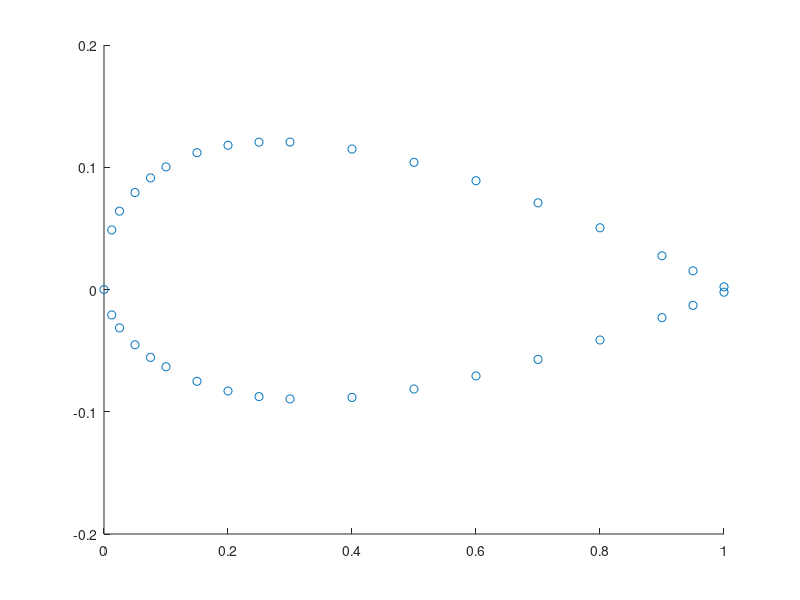
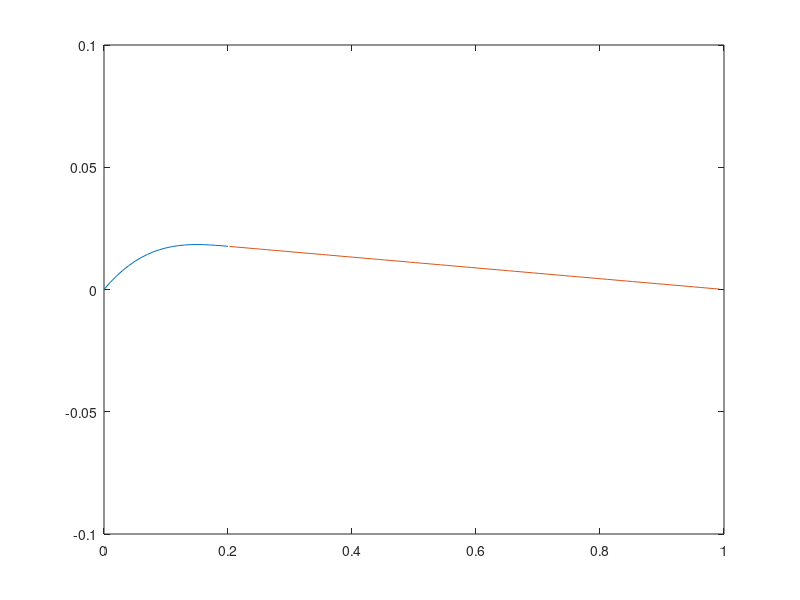

Here is the MATLAB script that generated these plots, in order:
%%根据dat文件画出翼型
x = [1,0.95,0.9,0.8,0.7,0.6,...
    0.5,0.4,0.3,0.25,0.2,...
    0.15,0.1,0.075,0.05,0.025,0.0125,0,...
    0.0125,0.025,0.05,0.075,0.1,0.15,0.2,0.25,0.3,0.4,0.5,0.6,...
    0.7,0.8,0.9,0.95,1.0];
y = [0.0022,0.0153,0.0276,0.0505,0.0709,0.0890,0.1040,0.1149,...
    0.1206,0.1205,0.1180,0.1119,0.1003,0.0913,0.0793,0.0641,...
    0.0487,0,-0.0208,-0.0314,-0.0452,-0.0555,-0.0632,-0.0751,...
    -0.0830,-0.0876,-0.0895,-0.0883,-0.0814,-0.0707,-0.0572,-0.0413,...
    -0.0230,-0.0130,-0.0022];
length(x);
length(y);
figure(1)
scatter(x,y,'magenta')
axis([0 1 -0.2 0.2])
figure(2)
plot(x,y,'-o')
axis([0 1 -0.2 0.2])
%% 根据PPT上的公式进行画图
k1 = 15.957;
m = 0.2025;
x1 = [0:0.01:m];
x2 = [m:0.01:1];
y1 = k1/6*(x1.^3-3*m*x1.^2+m^2*(3-m)*x1);
y2 = k1*m^3/6*(1-x2);

plot(x1,y1)
hold on 
plot(x2,y2)
axis([0 1 -0.1 0.1])
hold off